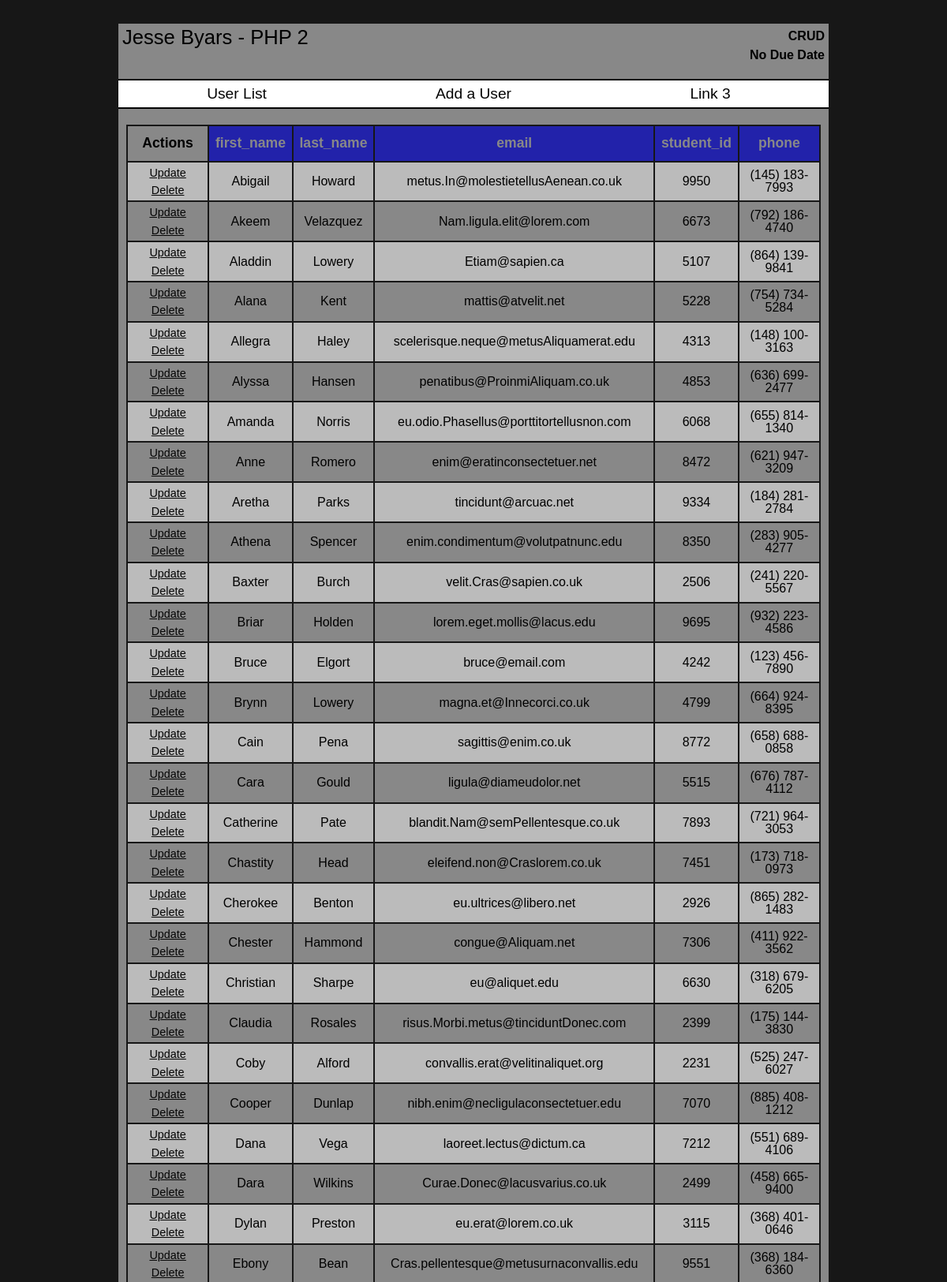
The page / (upper part) on the database its author committed.
### tables this page shows
CREATE TABLE `students` (
  `first_name` varchar(20) NOT NULL,
  `last_name` varchar(40) NOT NULL,
  `email` varchar(60) NOT NULL,
  `student_id` smallint(4) NOT NULL,
  `phone` varchar(20) NOT NULL,
  PRIMARY KEY (`student_id`),
  KEY `student_id` (`student_id`)
);

### index.php (called while the page is built, shortened)
<?php
	$banner_title = "Jesse Byars - PHP 2";
	$assignment_name = "CRUD";
	$due_date = "No Due Date";
	include 'includes/header.inc.php';
	require 'includes/mysqli_connect.inc.php';
	require 'includes/crudfunctions.php';
?>
				<?php
					display_table($dbc, "students", $_SESSION['sortby'], $_SESSION['sortmethod']);
				?>
<?php include 'includes/footer.inc.php'; ?>

### includes/crudfunctions.php (the view, shortened to what this page needs)
<?php
	function display_table($dbc, $t, $o = null, $s = "ASC") {
		$q = "SELECT * FROM $t LIMIT 1";
		$r = mysqli_query($dbc, $q);
		$row = mysqli_fetch_assoc($r);
		echo "<table class=\"tabledisplay\">";
		echo "<tr>";
		echo "<th>Actions</th>";
		foreach($row as $k => $v) {
			echo "<th class=\"sortlink\"><a href=\"?sortby=$k\">$k</a></th>";
		}
		echo "</tr>";
		$q = "SELECT * FROM $t";
		if(isset($o)) {
			$q .= " ORDER BY " . $o . " " . $s;
		}
		$r = mysqli_query($dbc, $q);
		while($row = mysqli_fetch_assoc($r)) {
			echo "<tr>";
			echo "<td>";
			echo "<p class=\"actions\"><a href=\"?update={$row['student_id']}\">Update</a></p>";
			echo "<p class=\"actions\"><a href=\"?delete={$row['student_id']}\">Delete</a></p>";
			echo "</td>";
			foreach($row as $v) {
				echo "<td>$v</td>";
			}
			echo "</tr>";
		}
		echo "</table>";
	}
			?>

### includes/header.inc.php (shortened to what this page needs)
<!doctype html>
<html lang="en">
<head>
	<link rel="stylesheet" type="text/css" href="styles/base.css" media="screen">
	<link href="styles/600px.css" rel="stylesheet" media="only screen and (min-width: 600px)">
	<link href="styles/900px.css" rel="stylesheet" media="only screen and (min-width: 900px)">
</head>
<body>
	<div id="pagewrapper">
		<div id = "banner">
			<div id = "banner-left">
				<h1>
					<?php
						if(isset($banner_title)) {
							echo $banner_title;
						} else {
							echo "Jesse Byars - PHP 2";
						}
					?>
				</h1>
			</div>
			<div id = "banner-right">
				<p class="assignment-name">
					<?php
						if(isset($assignment_name)) {
						echo $assignment_name;} else {
							echo "No name";
						}
				?>
				</p>
				<p class="due-date">
					<?php
						if(isset($due_date)) {
						echo $due_date; } else {
							echo "No date";
						}
					?>
				</p>
			</div>
		</div>
		<div id = "nav">
			<p>
				<ul>
					<li><a href="index.php">User List</a></li>
					<li><a href="adduser.php">Add a User</a></li>
					<li><a href="#">Link 3</a></li>
				</ul>
			</p>
		</div>
		<div id = "content">

### includes/footer.inc.php (shortened to what this page needs)
</div>
	</div>
</body>
</html>

### styles/base.css (style rules this page uses)
html, body, div, span, applet, object, iframe, h1, h2, h3, h4, h5, h6, p, blockquote, pre, a, abbr, acronym, address, big, cite, code, del, dfn, em, img, ins, kbd, q, s, samp, small, strike, strong, sub, sup, tt, var, b, u, i, center, dl, dt, dd, ol, ul, li, fieldset, form, label, legend, table, caption, tbody, tfoot, thead, tr, th, td, article, aside, canvas, details, embed, figure, figcaption, footer, header, hgroup, menu, nav, output, ruby, section, summary, time, mark, audio, video { margin: 0; padding: 0; border: 0; font-size: 100%; font: inherit; vertical-align: baseline; }
body { line-height: 1; }
ol, ul { list-style: none; }
table { border-collapse: collapse; border-spacing: 0; }
body { background-color: #171717; width: 100%; margin: 0 auto; font-family: sans-serif; }
#pagewrapper { width: 90%; min-width: 400px; margin: 0 auto; margin-top: 30px; margin-bottom: 20px; }
#banner { height: 70px; border-bottom: 2px solid #050505; }
#banner #banner-left { height: 100%; float: left; width: 70%; background-color: #888888; }
#banner #banner-left h1 { display: none; font-size: 160%; padding: 5px 0 0 5px; }
#banner #banner-right { height: 100%; background-color: #888888; width: 30%; float: left; }
#banner #banner-right p { font-weight: bold; text-align: right; padding: 8px 5px 0 0; display: none; }
#nav { clear: both; height: auto; background-color: white; }
#nav ul { width: 100%; }
#nav ul li { display: block; text-align: center; }
#nav ul li a { width: 100%; display: block; padding: 5px 0 5px 0; font-size: 120%; line-height: 130%; }
#nav ul li a:link, #nav ul li a:visited { text-decoration: none; color: #050505; }
#content { border-top: 2px solid #050505; background-color: #888888; padding: 20px 10px 20px 10px; }
.tabledisplay { width: 100%; }
.tabledisplay th, .tabledisplay td { vertical-align: middle; border: 2px solid #171717; width: 10%; padding: 2px 1px; text-align: center; }
.tabledisplay tr:nth-child(even) { background-color: #bbbbbb; }
.tabledisplay th { padding: 13px 0px; font-weight: bold; font-size: 1.1em; }
.tabledisplay a:link, .tabledisplay a:visited { color: #050505; }
.tabledisplay .sortlink { background-color: #2222aa; }
.tabledisplay .sortlink a:link, .tabledisplay .sortlink a:visited { color: #888888; text-decoration: none; }
.actions { font-size: .9em; padding: 4px 0px; }

### styles/600px.css (style rules this page uses)
#pagewrapper { width: 600px; }
#nav { height: 34px; }
#nav ul { margin: 0 auto; width: 100%; }
#nav ul li { width: 200px; padding: 0px; margin: 0px; float: left; }

### styles/900px.css (style rules this page uses)
#pagewrapper { width: 900px; }
#nav ul li { width: 300px; }

### rows shown on the page
students: first_name "Abigail", last_name "Howard", email "metus.In@molestietellusAenean.co.uk", student_id "9950", phone "(145) 183-7993"
students: first_name "Akeem", last_name "Velazquez", email "Nam.ligula.elit@lorem.com", student_id "6673", phone "(792) 186-4740"
students: first_name "Aladdin", last_name "Lowery", email "Etiam@sapien.ca", student_id "5107", phone "(864) 139-9841"
students: first_name "Alana", last_name "Kent", email "mattis@atvelit.net", student_id "5228", phone "(754) 734-5284"
students: first_name "Allegra", last_name "Haley", email "scelerisque.neque@metusAliquamerat.edu", student_id "4313", phone "(148) 100-3163"
students: first_name "Alyssa", last_name "Hansen", email "penatibus@ProinmiAliquam.co.uk", student_id "4853", phone "(636) 699-2477"
students: first_name "Amanda", last_name "Norris", email "eu.odio.Phasellus@porttitortellusnon.com", student_id "6068", phone "(655) 814-1340"
students: first_name "Anne", last_name "Romero", email "enim@eratinconsectetuer.net", student_id "8472", phone "(621) 947-3209"
students: first_name "Aretha", last_name "Parks", email "tincidunt@arcuac.net", student_id "9334", phone "(184) 281-2784"
students: first_name "Athena", last_name "Spencer", email "enim.condimentum@volutpatnunc.edu", student_id "8350", phone "(283) 905-4277"
students: first_name "Baxter", last_name "Burch", email "velit.Cras@sapien.co.uk", student_id "2506", phone "(241) 220-5567"
students: first_name "Briar", last_name "Holden", email "lorem.eget.mollis@lacus.edu", student_id "9695", phone "(932) 223-4586"
students: first_name "Bruce", last_name "Elgort", email "bruce@email.com", student_id "4242", phone "(123) 456-7890"
students: first_name "Brynn", last_name "Lowery", email "magna.et@Innecorci.co.uk", student_id "4799", phone "(664) 924-8395"
students: first_name "Cain", last_name "Pena", email "sagittis@enim.co.uk", student_id "8772", phone "(658) 688-0858"
students: first_name "Cara", last_name "Gould", email "ligula@diameudolor.net", student_id "5515", phone "(676) 787-4112"
students: first_name "Catherine", last_name "Pate", email "blandit.Nam@semPellentesque.co.uk", student_id "7893", phone "(721) 964-3053"
students: first_name "Chastity", last_name "Head", email "eleifend.non@Craslorem.co.uk", student_id "7451", phone "(173) 718-0973"
students: first_name "Cherokee", last_name "Benton", email "eu.ultrices@libero.net", student_id "2926", phone "(865) 282-1483"
students: first_name "Chester", last_name "Hammond", email "congue@Aliquam.net", student_id "7306", phone "(411) 922-3562"
students: first_name "Christian", last_name "Sharpe", email "eu@aliquet.edu", student_id "6630", phone "(318) 679-6205"
students: first_name "Claudia", last_name "Rosales", email "risus.Morbi.metus@tinciduntDonec.com", student_id "2399", phone "(175) 144-3830"
students: first_name "Coby", last_name "Alford", email "convallis.erat@velitinaliquet.org", student_id "2231", phone "(525) 247-6027"
students: first_name "Cooper", last_name "Dunlap", email "nibh.enim@necligulaconsectetuer.edu", student_id "7070", phone "(885) 408-1212"
students: first_name "Dana", last_name "Vega", email "laoreet.lectus@dictum.ca", student_id "7212", phone "(551) 689-4106"
students: first_name "Dara", last_name "Wilkins", email "Curae.Donec@lacusvarius.co.uk", student_id "2499", phone "(458) 665-9400"
students: first_name "Dylan", last_name "Preston", email "eu.erat@lorem.co.uk", student_id "3115", phone "(368) 401-0646"
students: first_name "Ebony", last_name "Bean", email "Cras.pellentesque@metusurnaconvallis.edu", student_id "9551", phone "(368) 184-6360"

### other values the page prints
$banner_title "Jesse Byars - PHP 2"
$assignment_name "CRUD"
$due_date "No Due Date"
$k "first_name"
$k "last_name"
$k "email"
$k "student_id"
$k "phone"
